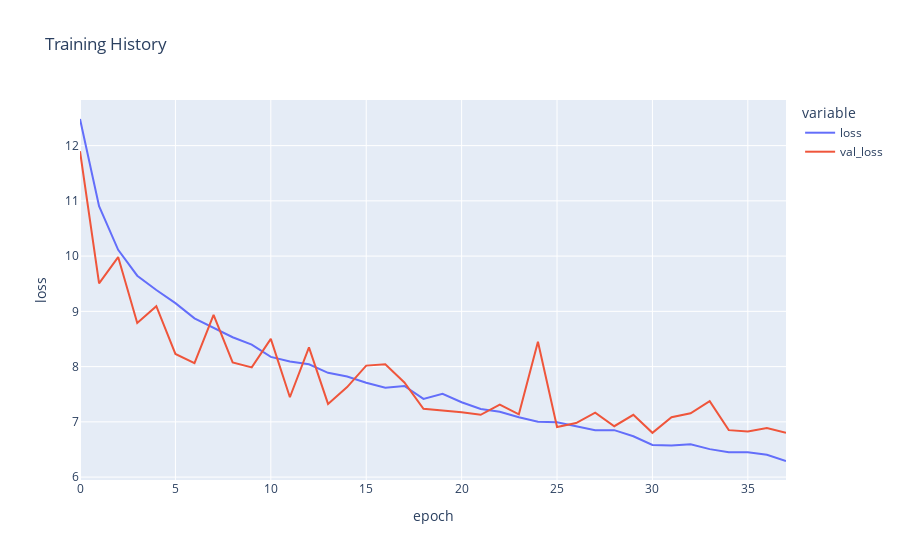

Notebook cell for this chart:
### Code cell
# Chart

figure_age = px.line(
    history_age.history, y=['loss', 'val_loss'],
    labels={'index': 'epoch', 'value': 'loss'}, 
    title='Training History')

figure_age.show()

### Figure 1 — Plotly figure (JSON) as saved in the notebook; plotly's stock layout.template omitted (floating-point values rounded to 4 significant figures)
{"data": [{"hovertemplate": "variable=loss<br>epoch=%{x}<br>loss=%{y}<extra></extra>", "legendgroup": "loss", "line": {"color": "#636efa", "dash": "solid"}, "marker": {"symbol": "circle"}, "mode": "lines", "name": "loss", "orientation": "v", "showlegend": true, "type": "scatter", "x": [0, 1, 2, 3, 4, 5, 6, 7, 8, 9, 10, 11, 12, 13, 14, 15, 16, 17, 18, 19, 20, 21, 22, 23, 24, 25, 26, 27, 28, 29, 30, 31, 32, 33, 34, 35, 36, 37], "xaxis": "x", "y": [12.48, 10.9, 10.11, 9.645, 9.386, 9.149, 8.873, 8.709, 8.532, 8.397, 8.176, 8.092, 8.042, 7.887, 7.822, 7.707, 7.617, 7.649, 7.415, 7.506, 7.356, 7.233, 7.182, 7.082, 7.003, 6.992, 6.926, 6.848, 6.85, 6.74, 6.581, 6.57, 6.594, 6.507, 6.448, 6.449, 6.404, 6.291], "yaxis": "y"}, {"hovertemplate": "variable=val_loss<br>epoch=%{x}<br>loss=%{y}<extra></extra>", "legendgroup": "val_loss", "line": {"color": "#EF553B", "dash": "solid"}, "marker": {"symbol": "circle"}, "mode": "lines", "name": "val_loss", "orientation": "v", "showlegend": true, "type": "scatter", "x": [0, 1, 2, 3, 4, 5, 6, 7, 8, 9, 10, 11, 12, 13, 14, 15, 16, 17, 18, 19, 20, 21, 22, 23, 24, 25, 26, 27, 28, 29, 30, 31, 32, 33, 34, 35, 36, 37], "xaxis": "x", "y": [11.9, 9.507, 9.983, 8.788, 9.094, 8.229, 8.063, 8.937, 8.074, 7.985, 8.501, 7.445, 8.348, 7.325, 7.63, 8.018, 8.044, 7.712, 7.238, 7.211, 7.173, 7.128, 7.311, 7.136, 8.449, 6.905, 6.978, 7.167, 6.921, 7.127, 6.801, 7.083, 7.154, 7.374, 6.85, 6.827, 6.887, 6.802], "yaxis": "y"}], "layout": {"legend": {"title": {"text": "variable"}, "tracegroupgap": 0}, "title": {"text": "Training History"}, "xaxis": {"anchor": "y", "domain": [0, 1], "title": {"text": "epoch"}}, "yaxis": {"anchor": "x", "domain": [0, 1], "title": {"text": "loss"}}}}
